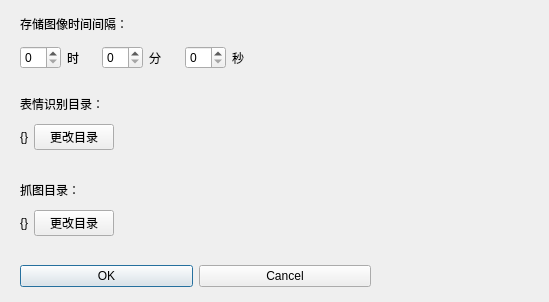
<?xml version="1.0" encoding="UTF-8"?>
<ui version="4.0">
 <class>StorageSettings</class>
 <widget class="QDialog" name="StorageSettings">
  <property name="geometry">
   <rect>
    <x>0</x>
    <y>0</y>
    <width>549</width>
    <height>302</height>
   </rect>
  </property>
  <property name="windowTitle">
   <string>存储设置</string>
  </property>
  <widget class="QWidget" name="layoutWidget">
   <property name="geometry">
    <rect>
     <x>20</x>
     <y>260</y>
     <width>351</width>
     <height>33</height>
    </rect>
   </property>
   <layout class="QHBoxLayout">
    <property name="spacing">
     <number>6</number>
    </property>
    <property name="leftMargin">
     <number>0</number>
    </property>
    <property name="topMargin">
     <number>0</number>
    </property>
    <property name="rightMargin">
     <number>0</number>
    </property>
    <property name="bottomMargin">
     <number>0</number>
    </property>
    <item>
     <widget class="QPushButton" name="okButton">
      <property name="styleSheet">
       <string notr="true">font: 75 9pt &quot;Times New Roman&quot;;</string>
      </property>
      <property name="text">
       <string>OK</string>
      </property>
     </widget>
    </item>
    <item>
     <widget class="QPushButton" name="cancelButton">
      <property name="styleSheet">
       <string notr="true">font: 75 9pt &quot;Times New Roman&quot;;</string>
      </property>
      <property name="text">
       <string>Cancel</string>
      </property>
     </widget>
    </item>
   </layout>
  </widget>
  <widget class="QWidget" name="verticalLayoutWidget_2">
   <property name="geometry">
    <rect>
     <x>20</x>
     <y>10</y>
     <width>241</width>
     <height>61</height>
    </rect>
   </property>
   <layout class="QVBoxLayout" name="verticalLayout_2">
    <item>
     <widget class="QLabel" name="label">
      <property name="styleSheet">
       <string notr="true">font: 75 10pt &quot;微软雅黑&quot;;</string>
      </property>
      <property name="text">
       <string>存储图像时间间隔：</string>
      </property>
     </widget>
    </item>
    <item>
     <layout class="QHBoxLayout" name="horizontalLayout">
      <item>
       <widget class="QSpinBox" name="hourSpinBox">
        <property name="minimumSize">
         <size>
          <width>0</width>
          <height>0</height>
         </size>
        </property>
        <property name="styleSheet">
         <string notr="true">font: 9pt &quot;微软雅黑&quot;;</string>
        </property>
       </widget>
      </item>
      <item>
       <widget class="QLabel" name="label_6">
        <property name="styleSheet">
         <string notr="true">font: 75 9pt &quot;微软雅黑&quot;;</string>
        </property>
        <property name="text">
         <string>时</string>
        </property>
       </widget>
      </item>
      <item>
       <widget class="QSpinBox" name="minSpinBox">
        <property name="styleSheet">
         <string notr="true">font: 9pt &quot;微软雅黑&quot;;</string>
        </property>
       </widget>
      </item>
      <item>
       <widget class="QLabel" name="label_2">
        <property name="styleSheet">
         <string notr="true">font: 75 9pt &quot;微软雅黑&quot;;</string>
        </property>
        <property name="text">
         <string>分</string>
        </property>
       </widget>
      </item>
      <item>
       <widget class="QSpinBox" name="secSpinBox">
        <property name="styleSheet">
         <string notr="true">font: 9pt &quot;微软雅黑&quot;;</string>
        </property>
       </widget>
      </item>
      <item>
       <widget class="QLabel" name="label_3">
        <property name="styleSheet">
         <string notr="true">font: 75 9pt &quot;微软雅黑&quot;;</string>
        </property>
        <property name="text">
         <string>秒</string>
        </property>
       </widget>
      </item>
     </layout>
    </item>
   </layout>
  </widget>
  <widget class="QWidget" name="verticalLayoutWidget_3">
   <property name="geometry">
    <rect>
     <x>20</x>
     <y>175</y>
     <width>511</width>
     <height>61</height>
    </rect>
   </property>
   <layout class="QVBoxLayout" name="verticalLayout_3">
    <item>
     <widget class="QLabel" name="label_4">
      <property name="styleSheet">
       <string notr="true">font: 75 10pt &quot;微软雅黑&quot;;</string>
      </property>
      <property name="text">
       <string>抓图目录：</string>
      </property>
     </widget>
    </item>
    <item>
     <layout class="QHBoxLayout" name="horizontalLayout_2">
      <item>
       <widget class="QLabel" name="label_snippath">
        <property name="styleSheet">
         <string notr="true">font: 9pt &quot;微软雅黑&quot;;</string>
        </property>
        <property name="text">
         <string>{}</string>
        </property>
       </widget>
      </item>
      <item>
       <widget class="QPushButton" name="pushButton_changeSnipPath">
        <property name="styleSheet">
         <string notr="true">font: 75 9pt &quot;微软雅黑&quot;;</string>
        </property>
        <property name="text">
         <string>更改目录</string>
        </property>
       </widget>
      </item>
      <item>
       <spacer name="horizontalSpacer">
        <property name="orientation">
         <enum>Qt::Horizontal</enum>
        </property>
        <property name="sizeHint" stdset="0">
         <size>
          <width>40</width>
          <height>20</height>
         </size>
        </property>
       </spacer>
      </item>
     </layout>
    </item>
   </layout>
  </widget>
  <widget class="QWidget" name="verticalLayoutWidget_4">
   <property name="geometry">
    <rect>
     <x>20</x>
     <y>90</y>
     <width>511</width>
     <height>61</height>
    </rect>
   </property>
   <layout class="QVBoxLayout" name="verticalLayout_4">
    <item>
     <widget class="QLabel" name="label_5">
      <property name="maximumSize">
       <size>
        <width>16777215</width>
        <height>26</height>
       </size>
      </property>
      <property name="styleSheet">
       <string notr="true">font: 75 10pt &quot;微软雅黑&quot;;</string>
      </property>
      <property name="text">
       <string>表情识别目录：</string>
      </property>
     </widget>
    </item>
    <item>
     <layout class="QHBoxLayout" name="horizontalLayout_3">
      <item>
       <widget class="QLabel" name="label_savepath">
        <property name="styleSheet">
         <string notr="true">font: 9pt &quot;微软雅黑&quot;;</string>
        </property>
        <property name="text">
         <string>{}</string>
        </property>
       </widget>
      </item>
      <item>
       <widget class="QPushButton" name="pushButton_changeSavePath">
        <property name="styleSheet">
         <string notr="true">font: 75 9pt &quot;微软雅黑&quot;;</string>
        </property>
        <property name="text">
         <string>更改目录</string>
        </property>
       </widget>
      </item>
      <item>
       <spacer name="horizontalSpacer_2">
        <property name="orientation">
         <enum>Qt::Horizontal</enum>
        </property>
        <property name="sizeHint" stdset="0">
         <size>
          <width>40</width>
          <height>20</height>
         </size>
        </property>
       </spacer>
      </item>
     </layout>
    </item>
   </layout>
  </widget>
 </widget>
 <resources/>
 <connections/>
</ui>
